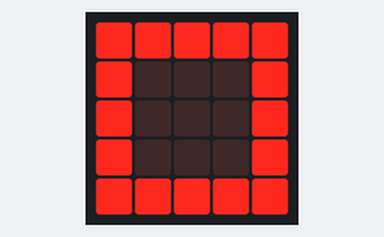
This program was run on a simulated BBC micro:bit (MakeCode). Shown: the board's 5×5 LED display.

Above: at 0.1 s.
At 0.7 s:
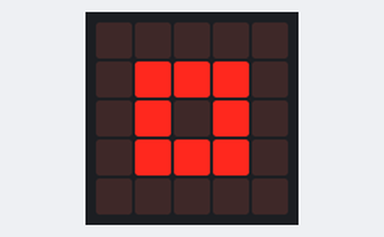
At 1.3 s:
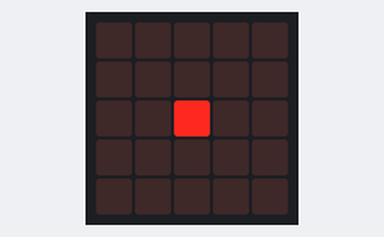
At 1.7 s:
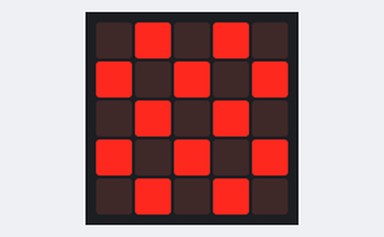
At 2.4 s:
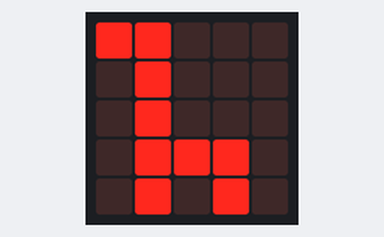
At 2.81 s:
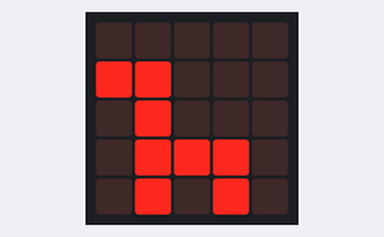

Measured:
- what the display in image 1 shows lasts 0.6 s, from 0.6 s to 1.2 s
- what the display in image 2 shows lasts 0.4 s, from 1.2 s to 1.6 s

The program:

main.ts
```typescript
basic.showIcon(IconNames.Square)
basic.showIcon(IconNames.SmallSquare)
basic.showLeds(`
    . . . . .
    . . . . .
    . . # . .
    . . . . .
    . . . . .
    `)
basic.showIcon(IconNames.Chessboard)
basic.forever(function () {
    basic.showLeds(`
        # # . . .
        . # . . .
        . # . . .
        . # # # .
        . # . # .
        `)
    basic.showLeds(`
        . . . . .
        # # . . .
        . # . . .
        . # # # .
        . # . # .
        `)
})
```

test.ts
```typescript
// aquí va el archivo "tests"; esto no se compilará cuando este paquete se utilice como una extensión.
```
